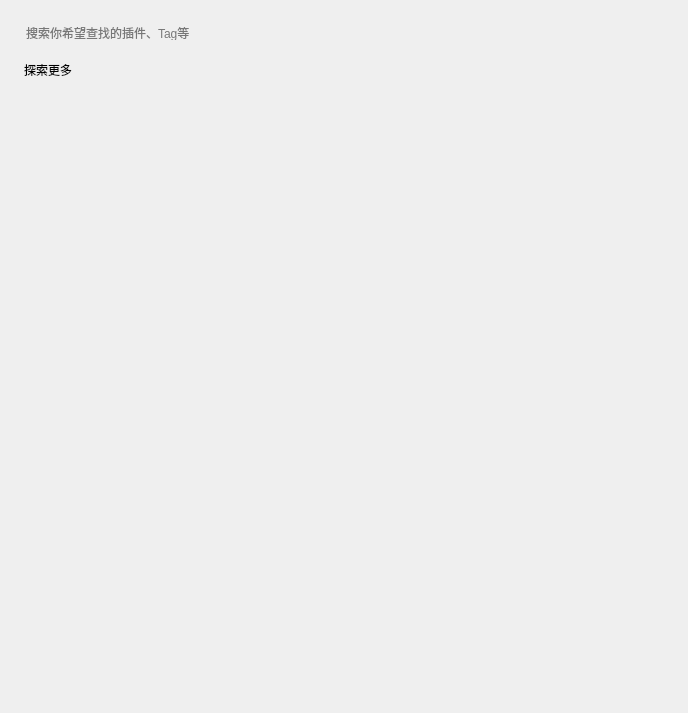
<?xml version="1.0" encoding="UTF-8"?>
<ui version="4.0">
 <class>Form</class>
 <widget class="QWidget" name="Form">
  <property name="geometry">
   <rect>
    <x>0</x>
    <y>0</y>
    <width>688</width>
    <height>713</height>
   </rect>
  </property>
  <property name="sizePolicy">
   <sizepolicy hsizetype="Preferred" vsizetype="Expanding">
    <horstretch>0</horstretch>
    <verstretch>0</verstretch>
   </sizepolicy>
  </property>
  <property name="windowTitle">
   <string>Form</string>
  </property>
  <layout class="QVBoxLayout" name="verticalLayout_2">
   <property name="spacing">
    <number>18</number>
   </property>
   <property name="leftMargin">
    <number>0</number>
   </property>
   <property name="topMargin">
    <number>0</number>
   </property>
   <property name="rightMargin">
    <number>0</number>
   </property>
   <property name="bottomMargin">
    <number>0</number>
   </property>
   <item>
    <widget class="SmoothScrollArea" name="search_scroll">
     <property name="styleSheet">
      <string notr="true">background: transparent; border: none</string>
     </property>
     <property name="widgetResizable">
      <bool>true</bool>
     </property>
     <property name="alignment">
      <set>Qt::AlignCenter</set>
     </property>
     <widget class="QWidget" name="scrollAreaWidgetContents">
      <property name="geometry">
       <rect>
        <x>0</x>
        <y>0</y>
        <width>688</width>
        <height>713</height>
       </rect>
      </property>
      <layout class="QVBoxLayout" name="verticalLayout_9">
       <property name="spacing">
        <number>12</number>
       </property>
       <property name="leftMargin">
        <number>24</number>
       </property>
       <property name="topMargin">
        <number>24</number>
       </property>
       <property name="rightMargin">
        <number>24</number>
       </property>
       <item>
        <widget class="SearchLineEdit" name="search_plugin">
         <property name="placeholderText">
          <string>搜索你希望查找的插件、Tag等</string>
         </property>
        </widget>
       </item>
       <item>
        <layout class="QVBoxLayout" name="suggestions_layout">
         <property name="spacing">
          <number>3</number>
         </property>
         <item>
          <widget class="StrongBodyLabel" name="StrongBodyLabel">
           <property name="text">
            <string>探索更多</string>
           </property>
          <property name="wordWrap"><bool>true</bool></property></widget>
         </item>
         <item>
          <layout class="QGridLayout" name="tags_layout">
           <property name="leftMargin">
            <number>12</number>
           </property>
           <property name="topMargin">
            <number>6</number>
           </property>
           <property name="rightMargin">
            <number>12</number>
           </property>
          </layout>
         </item>
        </layout>
       </item>
       <item>
        <layout class="QGridLayout" name="search_plugin_grid" rowstretch="0" columnstretch="0" />
       </item>
       <item>
        <spacer name="verticalSpacer">
         <property name="orientation">
          <enum>Qt::Vertical</enum>
         </property>
         <property name="sizeHint" stdset="0">
          <size>
           <width>20</width>
           <height>40</height>
          </size>
         </property>
        </spacer>
       </item>
       <item>
        <widget class="QFrame" name="blank">
         <property name="minimumSize">
          <size>
           <width>0</width>
           <height>25</height>
          </size>
         </property>
         <property name="frameShape">
          <enum>QFrame::StyledPanel</enum>
         </property>
         <property name="frameShadow">
          <enum>QFrame::Raised</enum>
         </property>
         <property name="lineWidth">
          <number>5</number>
         </property>
        </widget>
       </item>
      </layout>
     </widget>
    </widget>
   </item>
  </layout>
 </widget>
 <customwidgets>
  <customwidget>
   <class>SmoothScrollArea</class>
   <extends>QScrollArea</extends>
   <header>qfluentwidgets</header>
   <container>1</container>
  </customwidget>
  <customwidget>
   <class>StrongBodyLabel</class>
   <extends>QLabel</extends>
   <header>qfluentwidgets</header>
  </customwidget>
  <customwidget>
   <class>LineEdit</class>
   <extends>QLineEdit</extends>
   <header>qfluentwidgets</header>
  </customwidget>
  <customwidget>
   <class>SearchLineEdit</class>
   <extends>LineEdit</extends>
   <header>qfluentwidgets</header>
  </customwidget>
 </customwidgets>
 <resources />
 <connections />
</ui>
